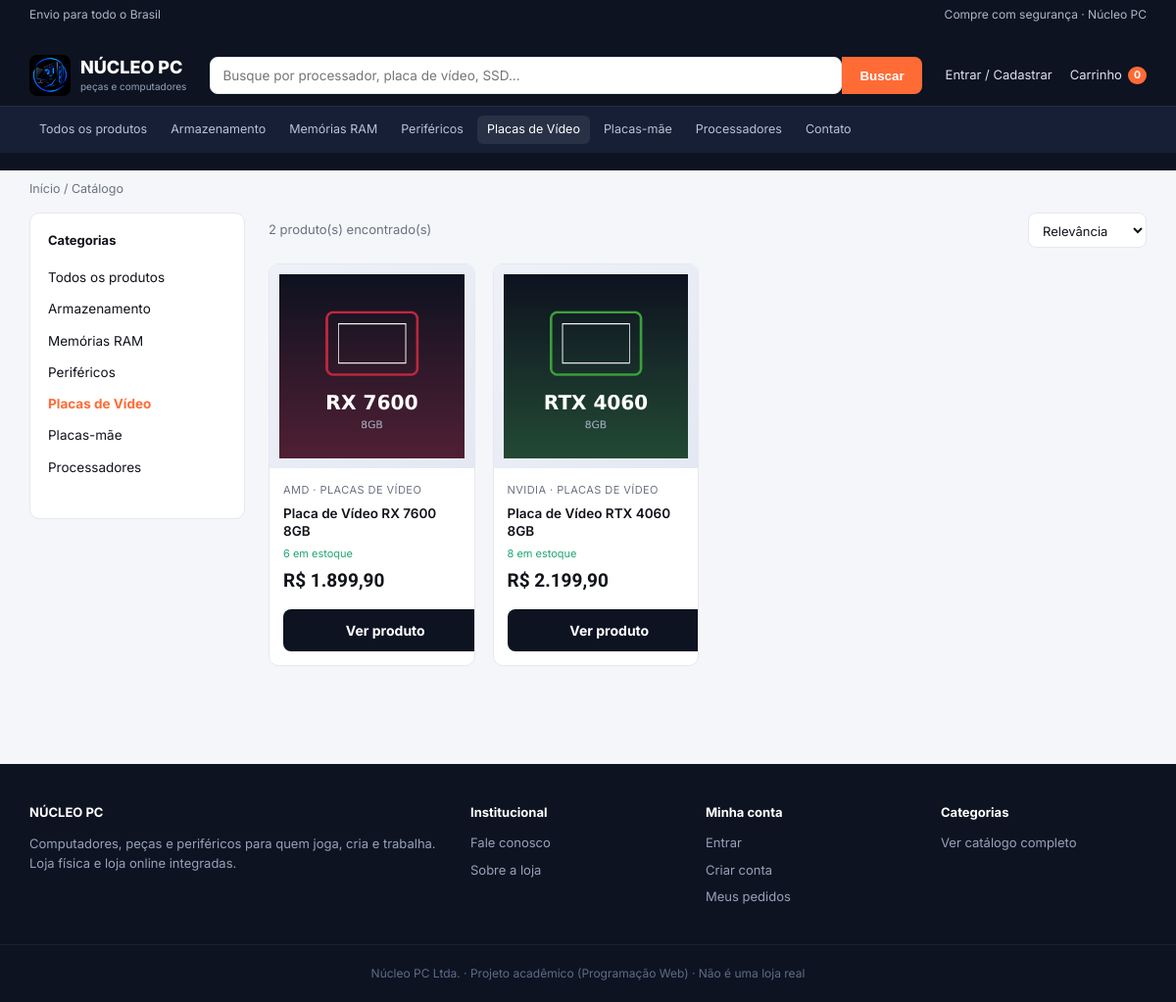
The app's page /loja/index.php?url=produto/index&categoria=2 with its own data.
### tables this page shows
CREATE TABLE categorias (
    id INT AUTO_INCREMENT PRIMARY KEY,
    nome VARCHAR(100) NOT NULL,
    slug VARCHAR(100) NOT NULL UNIQUE,
    descricao VARCHAR(255)
);

CREATE TABLE produtos (
    id INT AUTO_INCREMENT PRIMARY KEY,
    sku VARCHAR(30) NOT NULL UNIQUE,
    nome VARCHAR(150) NOT NULL,
    descricao TEXT,
    categoria_id INT,
    marca VARCHAR(80),
    preco DECIMAL(10,2) NOT NULL DEFAULT 0,
    custo DECIMAL(10,2) NOT NULL DEFAULT 0,
    estoque INT NOT NULL DEFAULT 0,
    estoque_minimo INT NOT NULL DEFAULT 3,
    imagem VARCHAR(255) DEFAULT 'sem-imagem.png',
    ativo TINYINT(1) NOT NULL DEFAULT 1,
    criado_em DATETIME DEFAULT CURRENT_TIMESTAMP,
    FOREIGN KEY (categoria_id) REFERENCES categorias(id)
);

### loja/controllers/ProdutoController.php (called while the page is built, shortened)
<?php
class ProdutoController extends Controller
{
    public function index(): void
    {
        $categoriaId = isset($_GET['categoria']) ? (int) $_GET['categoria'] : null;
        $busca       = isset($_GET['q']) ? trim($_GET['q']) : null;
        $ordem       = $_GET['ordem'] ?? 'relevancia';
        $produtoModel   = $this->model('Produto');
        $categoriaModel = $this->model('Categoria');
        $this->view('produto/catalogo', [
            'produtos'        => $produtoModel->listarCatalogo($categoriaId, $busca, $ordem),
            'categorias'      => $categoriaModel->listarTodas(),
            'categoriaAtual'  => $categoriaId,
            'buscaAtual'      => $busca,
            'ordemAtual'      => $ordem,
        ]);
    }
}

### loja/core/App.php (called while the page is built, shortened)
<?php
class App
{
    protected string $method = 'index';
    public function __construct()
    {
        $url = $this->parseUrl();
        if (!empty($url[0])) {
            $controllerName = ucfirst(strtolower($url[0])) . 'Controller';
            $arquivoController = __DIR__ . '/../controllers/' . $controllerName . '.php';
            if (file_exists($arquivoController)) {
                unset($url[0]);
            }
        }
        $controllerObj = new $this->controller();
        if (!empty($url[1]) && method_exists($controllerObj, $url[1])) {
            $this->method = $url[1];
            unset($url[1]);
        }
        $this->params = $url ? array_values($url) : [];
        call_user_func_array([$controllerObj, $this->method], $this->params);
    }
    private function parseUrl(): array
    {
        if (isset($_GET['url'])) {
            $url = rtrim($_GET['url'], '/');
            $url = filter_var($url, FILTER_SANITIZE_URL);
            return explode('/', $url);
        }
        return [];
    }
}

### loja/index.php (called while the page is built, shortened)
<?php
require_once __DIR__ . '/core/App.php';
new App();

### loja/models/Carrinho.php (called while the page is built, shortened)
<?php
class Carrinho
{
    public function itens(): array
    {
        return $_SESSION['carrinho'] ?? [];
    }
    public function quantidadeTotal(): int
    {
        return array_sum(array_column($this->itens(), 'quantidade'));
    }
}

### loja/config/Database.php (called while the page is built, shortened)
<?php
class Database
{
    private static ?PDO $instance = null;
    public static function getConnection(): PDO
    {
        if (self::$instance === null) {
            $dsn = 'mysql:host=' . self::HOST . ';dbname=' . self::DBNAME . ';charset=' . self::CHARSET;
            try {
                self::$instance = new PDO($dsn, self::USER, self::PASS, [
                    PDO::ATTR_ERRMODE            => PDO::ERRMODE_EXCEPTION,
                    PDO::ATTR_DEFAULT_FETCH_MODE => PDO::FETCH_ASSOC,
                    PDO::ATTR_EMULATE_PREPARES   => false,
                ]);
            } catch (PDOException $e) {
                die('Erro de conexão com o banco de dados: ' . $e->getMessage());
            }
        }
        return self::$instance;
    }
}

### loja/models/Categoria.php (called while the page is built, shortened)
<?php
require_once __DIR__ . '/../config/Database.php';
class Categoria
{
    private PDO $db;
    public function __construct()
    {
        $this->db = Database::getConnection();
    }
    public function listarTodas(): array
    {
        return $this->db->query('SELECT * FROM categorias ORDER BY nome ASC')->fetchAll();
    }
}

### loja/models/Produto.php (called while the page is built, shortened)
<?php
require_once __DIR__ . '/../config/Database.php';
class Produto
{
    private PDO $db;
    public function __construct()
    {
        $this->db = Database::getConnection();
    }
    public function listarCatalogo(?int $categoriaId = null, ?string $busca = null, string $ordem = 'relevancia'): array
    {
        $sql = 'SELECT p.*, c.nome AS categoria_nome
                FROM produtos p
                LEFT JOIN categorias c ON c.id = p.categoria_id
                WHERE p.ativo = 1 AND p.estoque > 0';
        $params = [];
        if ($categoriaId) {
            $sql .= ' AND p.categoria_id = :categoria_id';
            $params['categoria_id'] = $categoriaId;
        }
        switch ($ordem) {
            default:
                $sql .= ' ORDER BY p.id DESC';
                break;
        }
        $stmt = $this->db->prepare($sql);
        $stmt->execute($params);
        return $stmt->fetchAll();
    }
}

### loja/views/produto/catalogo.php (the view, shortened to what this page needs)
<?php
require __DIR__ . '/../layout/header.php';
?>
<div class="container">
  <section class="section">
    <div class="breadcrumb"><a href="index.php?url=home/index">Início</a> / Catálogo</div>
    <div class="catalog-layout">
      <aside class="filters">
        <h3>Categorias</h3>
        <ul>
          <li><a href="index.php?url=produto/index" class="<?= !$categoriaAtual ? 'active' : '' ?>">Todos os produtos</a></li>
          <?php foreach ($categorias as $c): ?>
            <li><a href="index.php?url=produto/index&categoria=<?= $c['id'] ?>" class="<?= $categoriaAtual == $c['id'] ? 'active' : '' ?>"><?= htmlspecialchars($c['nome']) ?></a></li>
          <?php endforeach; ?>
        </ul>
      </aside>
      <div>
        <div class="toolbar">
          <span class="text-muted" style="color:var(--muted); font-size:13px;">
            <?= count($produtos) ?> produto(s) encontrado(s)<?= $buscaAtual ? ' para "' . htmlspecialchars($buscaAtual) . '"' : '' ?>
          </span>
          <form method="get" action="index.php">
            <select name="ordem" onchange="this.form.submit()">
              <option value="relevancia" <?= $ordemAtual === 'relevancia' ? 'selected' : '' ?>>Relevância</option>
            </select>
          </form>
        </div>
        <div class="product-grid">
          <?php if (empty($produtos)): ?>
            <p style="color:var(--muted);">Nenhum produto encontrado com esses filtros.</p>
          <?php else: foreach ($produtos as $p): ?>
            <div class="product-card">
              <a href="index.php?url=produto/detalhe/<?= $p['id'] ?>">
                <div class="product-thumb">
                  <img src="<?= UPLOAD_URL . htmlspecialchars($p['imagem'] ?: 'sem-imagem.png') ?>" alt="<?= htmlspecialchars($p['nome']) ?>"
                       onerror="this.src='<?= UPLOAD_URL ?>sem-imagem.png'">
                </div>
              </a>
              <div class="product-info">
                <span class="product-brand"><?= htmlspecialchars($p['marca']) ?> · <?= htmlspecialchars($p['categoria_nome']) ?></span>
                <a href="index.php?url=produto/detalhe/<?= $p['id'] ?>" class="product-name"><?= htmlspecialchars($p['nome']) ?></a>
                <span class="product-stock"><?= $p['estoque'] ?> em estoque</span>
                <div class="product-price">R$ <?= number_format($p['preco'], 2, ',', '.') ?></div>
              </div>
              <a href="index.php?url=produto/detalhe/<?= $p['id'] ?>" class="btn btn-dark btn-block">Ver produto</a>
            </div>
          <?php endforeach; endif; ?>
        </div>
      </div>
    </div>
  </section>
</div>
<?php require __DIR__ . '/../layout/footer.php'; ?>

### loja/views/layout/header.php (shortened to what this page needs)
<?php
require_once __DIR__ . '/../../models/Carrinho.php';
$carrinhoAtual = new Carrinho();
if (!isset($categoriasMenu)) {
    require_once __DIR__ . '/../../models/Categoria.php';
    $categoriasMenu = (new Categoria())->listarTodas();
}
?>
<!DOCTYPE html>
<html lang="pt-BR">
<head>
  <link rel="stylesheet" href="assets/css/loja.css">
</head>
<body>
<div class="topbar-info">
  <div class="container">
    <span>Envio para todo o Brasil</span>
    <span>Compre com segurança · Núcleo PC</span>
  </div>
</div>
<header class="header">
  <div class="container">
    <a href="index.php?url=home/index" class="logo" aria-label="Núcleo PC">
      <img src="assets/img/logo-pc.png?v=2" alt="Logo Núcleo PC">
      <span class="logo-text">
        <strong>NÚCLEO PC</strong>
        <small>peças e computadores</small>
      </span>
    </a>
    <form class="search-form" action="index.php" method="get">
      <input type="text" name="q" placeholder="Busque por processador, placa de vídeo, SSD..." value="<?= htmlspecialchars($_GET['q'] ?? '') ?>">
      <button type="submit">Buscar</button>
    </form>
    <div class="header-actions">
      <?php if (!empty($_SESSION['cliente_id'])): ?>
        <a href="index.php?url=cliente/meusPedidos">Olá, <?= htmlspecialchars($_SESSION['cliente_nome']) ?><br><small>meus pedidos</small></a>
        <a href="index.php?url=cliente/logout">Sair</a>
      <?php else: ?>
        <a href="index.php?url=cliente/login">Entrar / Cadastrar</a>
      <?php endif; ?>
      <a href="index.php?url=carrinho/index">
        Carrinho
        <span class="cart-badge"><?= $carrinhoAtual->quantidadeTotal() ?></span>
      </a>
    </div>
  </div>
  <nav class="category-bar">
    <div class="container">
      <a href="index.php?url=produto/index" class="<?= empty($_GET['categoria']) ? 'active' : '' ?>">Todos os produtos</a>
      <?php foreach ($categoriasMenu as $c): ?>
        <a href="index.php?url=produto/index&categoria=<?= $c['id'] ?>" class="<?= (isset($_GET['categoria']) && (int)$_GET['categoria'] === (int)$c['id']) ? 'active' : '' ?>">
          <?= htmlspecialchars($c['nome']) ?>
        </a>
      <?php endforeach; ?>
      <a href="index.php?url=contato/index">Contato</a>
    </div>
  </nav>
</header>

### records on screen
categorias: nome "Armazenamento"
categorias: nome "Memórias RAM"
categorias: nome "Periféricos"
categorias: nome "Placas de Vídeo"
categorias: nome "Placas-mãe"
categorias: nome "Processadores"
produtos: imagem (picture), marca "AMD", categoria.nome "PLACAS DE VÍDEO", nome "Placa de Vídeo RX 7600 8GB", estoque "6", preco "1.899,90"
produtos: imagem (picture), marca "NVIDIA", categoria.nome "PLACAS DE VÍDEO", nome "Placa de Vídeo RTX 4060 8GB", estoque "8", preco "2.199,90"

### other values on screen
$carrinhoAtual->quantidadeTotal() "0"
count($produtos) "2"
